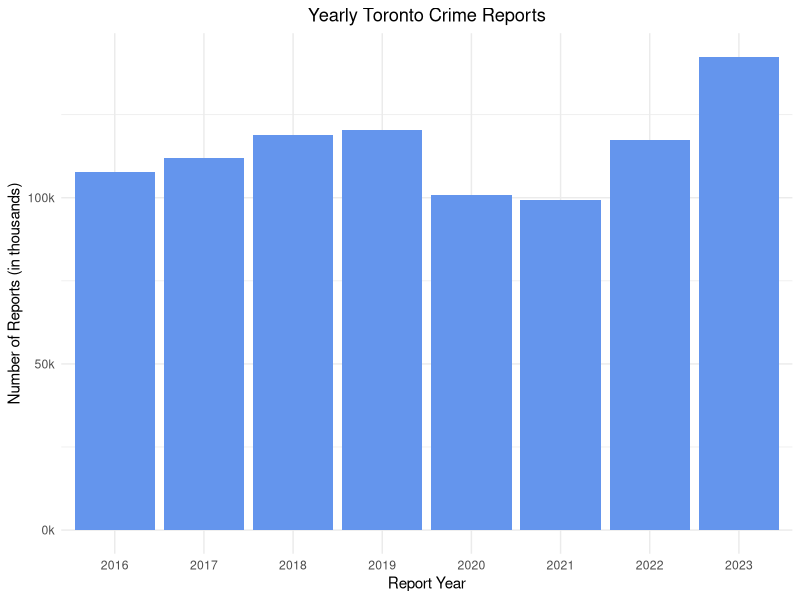
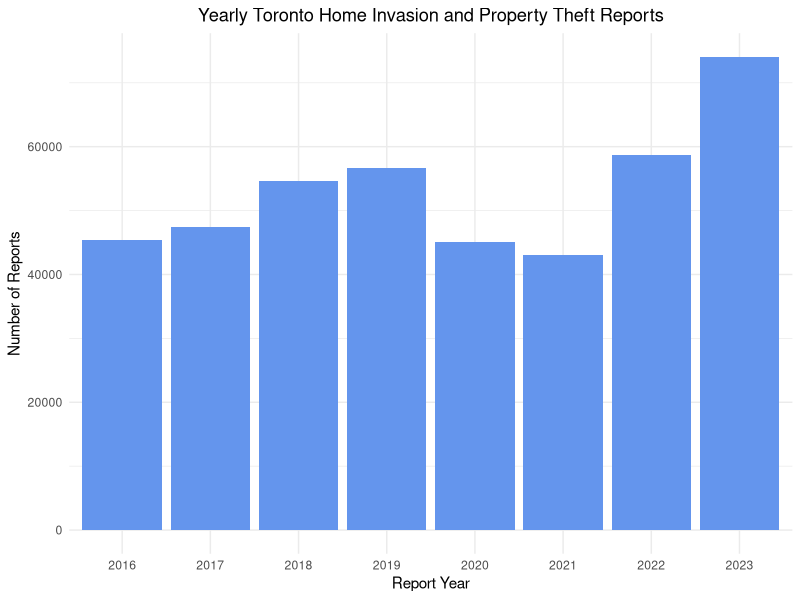
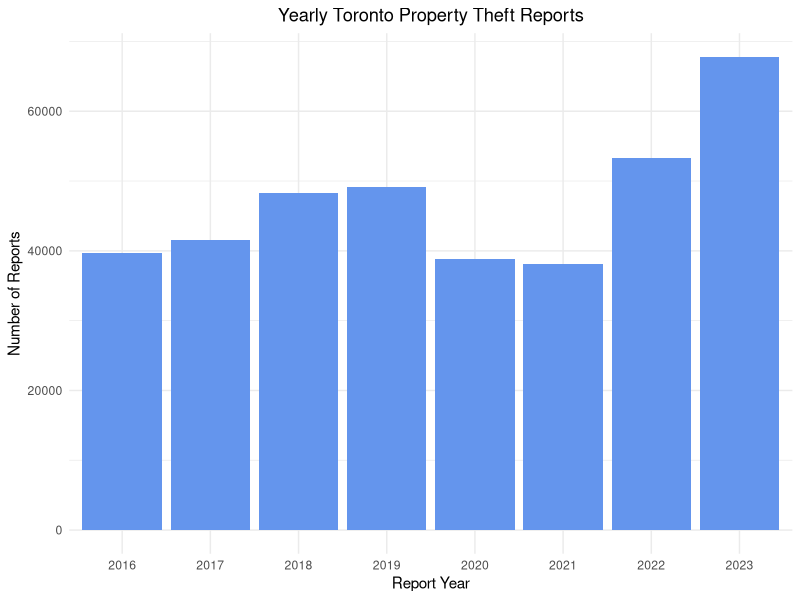
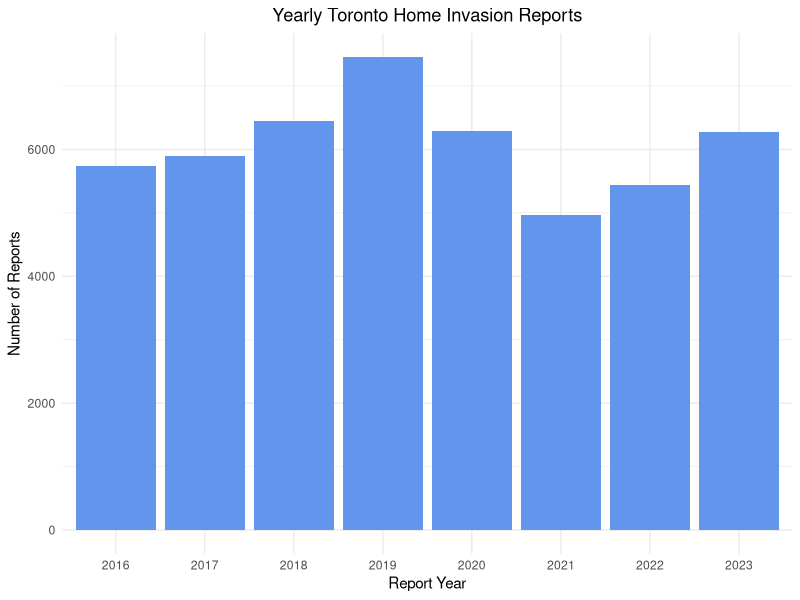
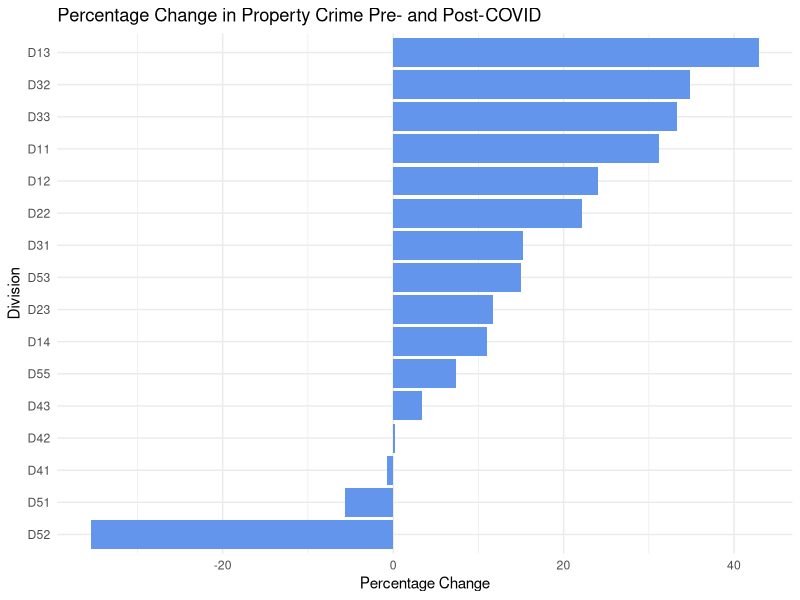
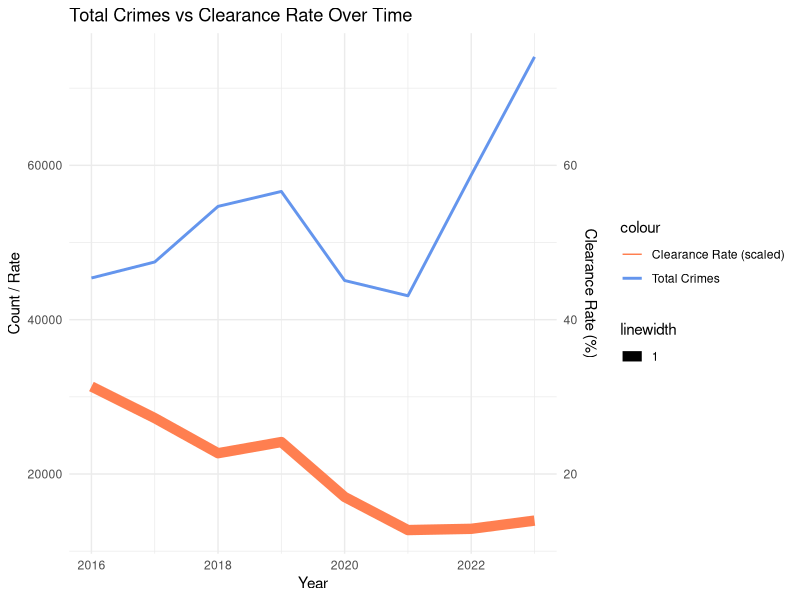

Here is the R script that generated these plots, in order:
## ---- chunk 1
#| include: false
#| warning: false
#| message: false

library(tidyverse)
library(knitr)

# Call the cleaned data
cleaned_crimes_data <- 
  read_csv(file = here::here("data/analysis_data/analysis_data.csv"), 
           show_col_types = FALSE)

## ---- chunk 2
#| label: tbl-1
#| tbl-cap: First few rows of the cleaned dataset
#| echo: false

head(cleaned_crimes_data, 10) |>
  kable(
    col.names = c("id", "year", "division", "crime",	"count",	"count_cleared", "covid_period"),
  booktabs = TRUE
  )
## ---- chunk 3
#| label: fig-crimes
#| fig-cap: Crime Reports per Year (in Toronto)
#| echo: false

crime_counts_per_year <- cleaned_crimes_data %>%
  group_by(year) %>%
  summarise(total_crime_count = sum(count))

ggplot(crime_counts_per_year, aes(x = factor(year), y = total_crime_count)) +
  geom_bar(stat = "identity", fill = "cornflowerblue") +
  labs(title = "Yearly Toronto Crime Reports",
       x = "Report Year",
       y = "Number of Reports (in thousands)") +
  scale_y_continuous(labels = scales::comma_format(scale = 1e-3, suffix = "k")) +  
  theme_minimal() +
  theme(
    plot.title = element_text(hjust = 0.5)
  )
## ---- chunk 4
#| label: fig-propertycrimes
#| fig-cap: Home Invasion and Property Theft Reports per Year (in Toronto)
#| echo: false

property_crime_data <- cleaned_crimes_data %>%
  filter(crime %in% c("Home Invasion", "Property Theft"))

property_crime_counts_per_year <- property_crime_data %>%
  group_by(year) %>%
  summarise(total_crime_count = sum(count))

ggplot(property_crime_counts_per_year, aes(x = factor(year), y = total_crime_count)) +
  geom_bar(stat = "identity", fill = "cornflowerblue") +
  labs(title = "Yearly Toronto Home Invasion and Property Theft Reports",
       x = "Report Year",
       y = "Number of Reports") +
  theme_minimal() +
  theme(
    plot.title = element_text(hjust = 0.5) 
  )

## ---- chunk 5
#| label: fig-theft
#| fig-cap: Propert Theft Reports per Year (in Toronto)
#| echo: false

theft_data <- cleaned_crimes_data %>%
  filter(crime == "Property Theft")

theft_counts_per_year <- theft_data %>%
  group_by(year) %>%
  summarise(total_crime_count = sum(count))

ggplot(theft_counts_per_year, aes(x = factor(year), y = total_crime_count)) +
  geom_bar(stat = "identity", fill = "cornflowerblue") + 
  labs(title = "Yearly Toronto Property Theft Reports",
       x = "Report Year",
       y = "Number of Reports") +
  theme_minimal() +
  theme(
    plot.title = element_text(hjust = 0.5) 
  )

## ---- chunk 6
#| label: fig-invasion
#| fig-cap: Home Invasion Reports per Year (in Toronto)
#| echo: false

home_invasion_data <- cleaned_crimes_data %>%
  filter(crime == "Home Invasion")

home_invasion_counts_per_year <- home_invasion_data %>%
  group_by(year) %>%
  summarise(total_crime_count = sum(count))

ggplot(home_invasion_counts_per_year, aes(x = factor(year), y = total_crime_count)) +
  geom_bar(stat = "identity", fill = "cornflowerblue") +
  labs(title = "Yearly Toronto Home Invasion Reports",
       x = "Report Year",
       y = "Number of Reports") +
  theme_minimal() +
  theme(
    plot.title = element_text(hjust = 0.5) 
  )

## ---- chunk 7
#| label: fig-divcrimechange
#| fig-cap: Property Crime Trend Change Across 16 Toronto Divisions
#| echo: false


# Filter data and remove divisions that have 'No Specified Address'
property_crime_data <- cleaned_crimes_data %>%
  filter(crime %in% c("Home Invasion", "Property Theft")) |>
  filter(division != "NSA") 

# Group data by division and covid_period, then calculate total crimes per period
division_crime_trends <- property_crime_data %>%
  group_by(division, covid_period) %>%
  summarise(total_crime_count = sum(count), .groups = "drop") %>%
  spread(covid_period, total_crime_count, fill = 0)

# Calculate the percentage change in crimes between pre-COVID and post-COVID
division_crime_trends <- division_crime_trends %>%
  mutate(change = ((`Post-COVID` - `Pre-COVID`) / `Pre-COVID`) * 100)

# Find the division with the largest percentage change
division_most_change <- division_crime_trends %>%
  filter(!is.na(change)) %>%
  arrange(desc(abs(change))) %>%
  slice(1)

# Visualize the change across divisions
ggplot(division_crime_trends, aes(x = reorder(division, change), y = change)) +
  geom_bar(stat = "identity", fill = "cornflowerblue") +
  coord_flip() +
  labs(title = "Percentage Change in Property Crime Pre- and Post-COVID",
       x = "Division", y = "Percentage Change") +
  theme_minimal()

## ---- chunk 8
#| label: fig-crimevsclearancerate
#| fig-cap: Relationship Between Total Crime Reports and Crime Clearance Rate
#| echo: false

property_crime_data <- cleaned_crimes_data %>%
  filter(crime %in% c('Home Invasion', 'Property Theft'))

# Calculate the clearance rate of crime reports

crime_trends <- property_crime_data %>%
  group_by(year) %>%
  summarise(total_crime_count = sum(count), 
            cleared_crimes = sum(count_cleared, na.rm = TRUE)) %>%
  mutate(clearance_rate = (cleared_crimes / total_crime_count) * 100)

# Visualize the relationship of property crime trends and clearance rate

ggplot(crime_trends, aes(x = year)) +
  geom_line(aes(y = total_crime_count, color = "Total Crimes"), linewidth = 1) +
  geom_line(aes(y = clearance_rate * 1000, color = "Clearance Rate (scaled)", linewidth = 1)) + #scaled the clearance rate for visibility
  scale_y_continuous(sec.axis = sec_axis(~./1000, name = "Clearance Rate (%)")) +  # Secondary axis for clearance rate
  labs(title = "Total Crimes vs Clearance Rate Over Time",
       x = "Year", y = "Count / Rate") +
  scale_color_manual(values = c("Total Crimes" = "cornflowerblue", "Clearance Rate (scaled)" = "coral")) +
  theme_minimal()

